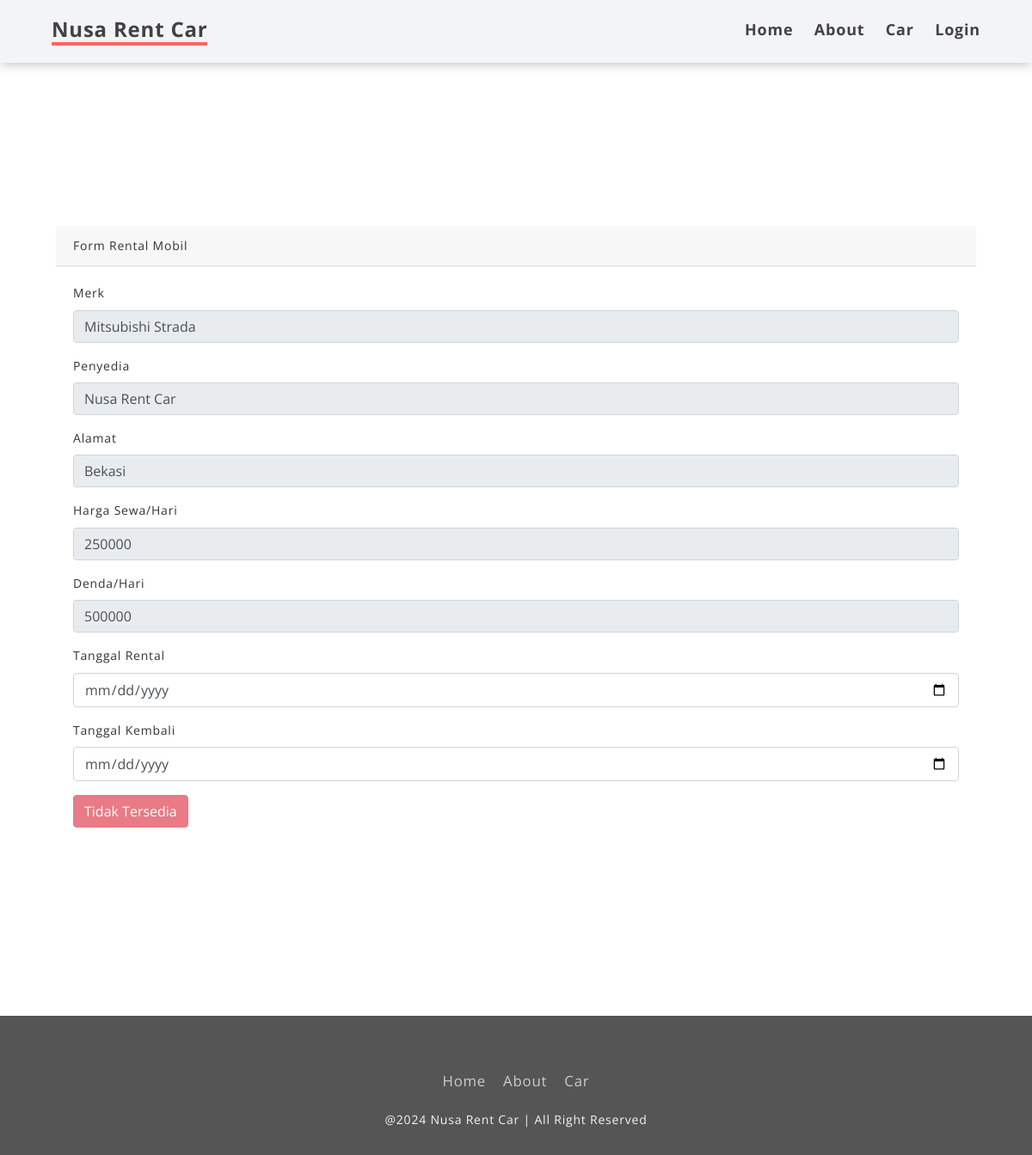
The page /customer/rental/tambah_rental/22 on the database as committed earlier.
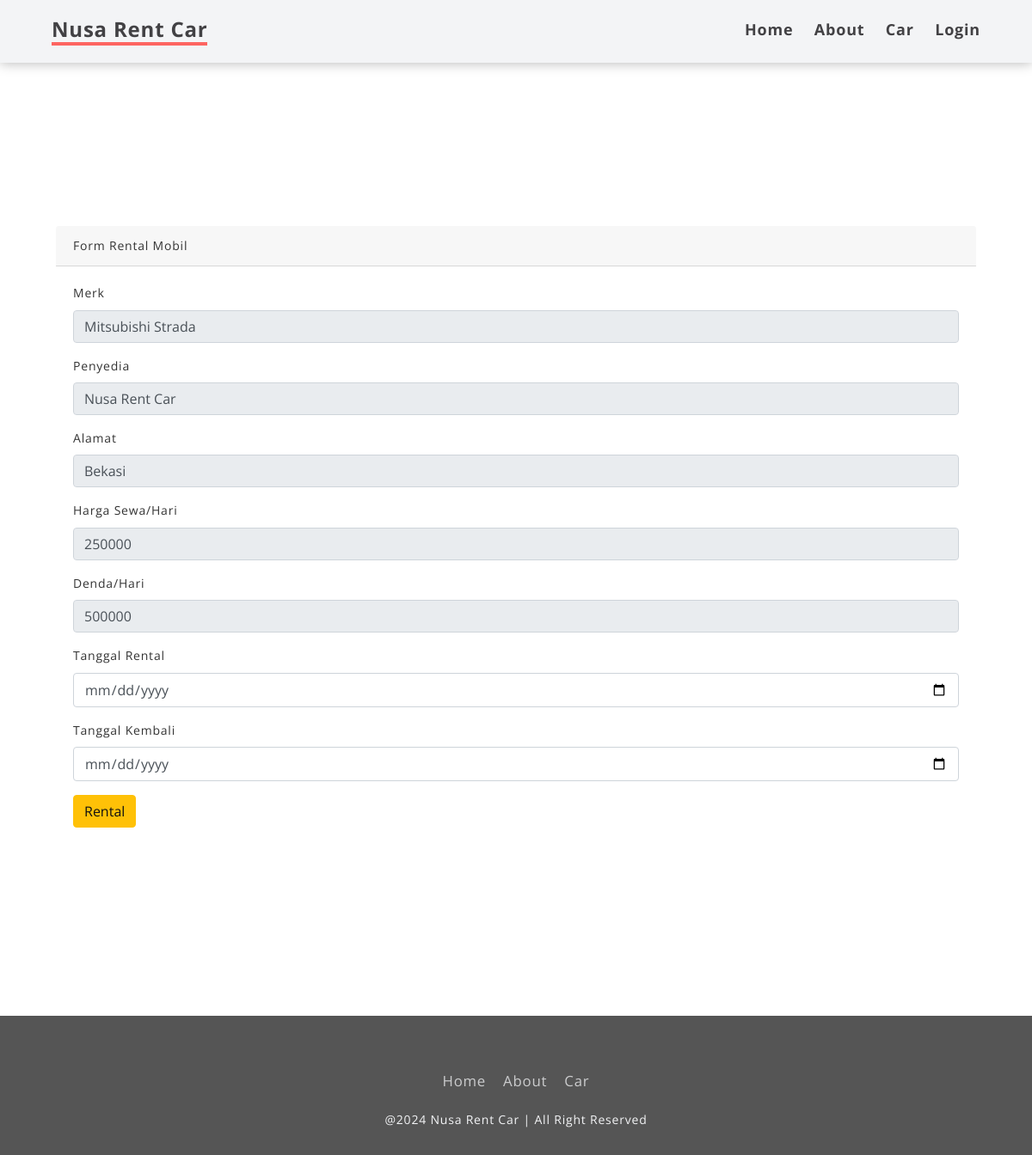
The same page on the database as committed later.
### tables this page shows
CREATE TABLE `mobil` (
  `id_mobil` int(11) NOT NULL,
  `nama_rental` varchar(120) NOT NULL,
  `kode_type` varchar(120) NOT NULL,
  `merk` varchar(120) NOT NULL,
  `no_plat` varchar(20) NOT NULL,
  `warna` varchar(20) NOT NULL,
  `tahun` varchar(4) NOT NULL,
  `status` varchar(50) NOT NULL,
  `harga` int(11) NOT NULL,
  `denda` int(11) NOT NULL,
  `ac` int(11) NOT NULL,
  `supir` int(11) NOT NULL,
  `mp3_player` int(11) NOT NULL,
  `central_lock` int(11) NOT NULL,
  `gambar` varchar(255) NOT NULL
);

CREATE TABLE `customer` (
  `id_customer` int(11) NOT NULL,
  `nama` varchar(120) NOT NULL,
  `nama_rental` varchar(120) NOT NULL,
  `username` varchar(120) NOT NULL,
  `alamat` varchar(120) NOT NULL,
  `gender` varchar(20) NOT NULL,
  `no_telp` varchar(20) NOT NULL,
  `foto_identitas` varchar(255) NOT NULL,
  `password` varchar(120) NOT NULL,
  `role_id` int(11) NOT NULL
);

### application/controllers/customer/Rental.php (called while the page is built, shortened)
<?php
class Rental extends CI_Controller
{
	public function tambah_rental($id)
	{
		$data['detail'] = $this->db->query("SELECT * FROM mobil mb, type tp, customer cs WHERE mb.id_mobil = '$id' AND tp.kode_type = mb.kode_type AND cs.nama_rental=mb.nama_rental")->result();
		$this->load->view('templates_customer/header');
		$this->load->view('customer/tambah_rental', $data);
		$this->load->view('templates_customer/footer');
	}
}
?>

### index.php (called while the page is built, shortened)
<?php
require_once BASEPATH.'core/CodeIgniter.php';

### application/views/customer/tambah_rental.php (the view, shortened to what this page needs)
<div class="container">
	<div class="card-body" style="margin-top: 170px; margin-bottom: 50px">
		<div class="card-header">
			Form Rental Mobil
		</div>
		<div class="card-body">
			<?php foreach($detail as $dt) : ?>
				<form method="POST" action="<?php echo base_url('customer/rental/tambah_rental_aksi') ?>">
					<div class="form-group">
						<label>Merk</label>
						<input type="text" name="merk" class="form-control" value="<?php echo $dt->merk ?>" readonly>
					</div>
					<div class="form-group">
						<label>Penyedia</label>
						<input type="text" name="nama_rental" class="form-control" value="<?php echo $dt->nama_rental ?>" readonly>
					</div>
					<div class="form-group">
						<label>Alamat</label>
						<input type="text" name="alamat" class="form-control" value="<?php echo $dt->alamat ?>" readonly>
					</div>
					<div class="form-group">
						<label>Harga Sewa/Hari</label>
						<input type="text" name="harga" class="form-control" value="<?php echo $dt->harga ?>" readonly>
					</div>
					<div class="form-group">
						<label>Denda/Hari</label>
						<input type="text" name="denda" class="form-control" value="<?php echo $dt->denda ?>" readonly>
					</div>
					<div class="form-group">
						<label>Tanggal Rental</label>
						<input type="date" name="tanggal_rental" class="form-control">
					</div>
					<div class="form-group">
						<label>Tanggal Kembali</label>
						<input type="date" name="tanggal_kembali" class="form-control">
					</div>
					<?php if($dt->status == '1') { ?>
						<button type="submit" class="btn btn-warning">Rental</button>
					<?php } else { ?>
						<button type="button" class="btn btn-danger disabled">Tidak Tersedia</button>
					<?php } ?>
				</form>
			<?php endforeach; ?>
		</div>
	</div>
</div>

### application/views/templates_customer/header.php (shortened to what this page needs)
<!DOCTYPE html>
<html lang="en">
<head>
    <link rel="stylesheet" href="https://cdnjs.cloudflare.com/ajax/libs/font-awesome/6.5.1/css/all.min.css" />
    <link rel="stylesheet" href="<?php echo base_url() ?>assets/style.css">
    <link href="<?php echo base_url() ?>assets/assets_shop/css/bootstrap.min.css" rel="stylesheet">
    <link href="<?php echo base_url() ?>assets/assets_shop/css/plugins/vegas.min.css" rel="stylesheet">
    <link href="<?php echo base_url() ?>assets/assets_shop/css/plugins/magnific-popup.css" rel="stylesheet">
    <link href="<?php echo base_url() ?>assets/assets_shop/css/plugins/owl.carousel.min.css" rel="stylesheet">
    <link href="<?php echo base_url() ?>assets/assets_shop/css/plugins/gijgo.css" rel="stylesheet">
    <link href="<?php echo base_url() ?>assets/assets_shop/css/font-awesome.css" rel="stylesheet">
    <link href="<?php echo base_url() ?>assets/assets_shop/css/reset.css" rel="stylesheet">
    <link href="<?php echo base_url() ?>assets/assets_shop/css/style.css" rel="stylesheet">
    <link href="<?php echo base_url() ?>assets/assets_shop/css/responsive.css" rel="stylesheet">
</head>
<body class="loader-active">
	<nav class="navbar1">
        <div class="logo">
			<h4>Nusa Rent Car</h4>
        </div>
        <ul class="menuu">
				<li>
					<b><a href="<?php echo base_url('customer/dashboard') ?>">Home</a></b>
				</li>
				<li>
					<b><a href="<?php echo base_url('customer/tentang') ?>">About</a></b>
				</li>
				<li>
					<b><a href="<?php echo base_url('customer/data_mobil') ?>">Car</a></b>
				</li>
				<?php if($this->session->userdata('nama')) { ?>
				<li>
					<b><a href="<?php echo base_url('auth/ganti_password') ?>">Change Password</a></b>
				</li>
				<li>
					<b><a style="color: #f63e4e;">Halo,
						<?php echo $this->session->userdata('nama') ?>!</a></b>
				</li>
				<li>
					<a href="<?php echo base_url('auth/logout') ?>"><i class="fas fa-right-from-bracket"></i></a>
				</li>
			<?php }else{ ?>
				<li>
					<b><a  href="<?php echo base_url('auth/login') ?>">Login</a></b>
				</li>
				<?php } ?>
			</ul>
    </nav>

### application/views/templates_customer/footer.php (shortened to what this page needs)
<br><br><br><br>
<div class="card-body">
</div>
<footer>
	<div class="waves">
		<div class="wave" id="wave1"></div>
	</div>
<ul class="social_icon">
		<li></li>
		<li><a href="https://api.whatsapp.com/send?phone=6285156072370"><ion-icon name="logo-whatsapp"></ion-icon></a></li>
		<li><a href="https://www.instagram.com/nusa.rc/"><ion-icon name="logo-instagram"></ion-icon></a> </li>
	</ul>
		<ul class="meni">
			<li><a class="active" href="<?php echo base_url('customer/dashboard') ?>">Home</a></li>
			<li><a href="<?php echo base_url('customer/tentang') ?>">About</a></li>
			<li><a href="<?php echo base_url('customer/data_mobil') ?>">Car</a></li>
		</ul>
	<p>@2024 Nusa Rent Car | All Right Reserved</p>
</footer>
</body>
</html>

### assets/style.css (style rules this page uses)
.navbar1 { padding: 20px 5%; display: flex; justify-content: space-between; align-items: center; position: sticky; top: 0; z-index: 999; background-color: #f3f4f6; box-shadow: 0 0 14px rgba(0, 0, 0, 0.3); }
.navbar1 .logo h4 { color: #424144; border-bottom: 4px solid #fd6561; }
.navbar1 .menuu li { list-style: none; display: inline-block; }
.navbar1 .menuu li a { display: block; margin-left: 20px; color: #424144; border-bottom: 4px solid transparent; text-decoration: none; font-size: 18px; font-weight: 0; }
footer { position: relative; width: 100%; background: #555555; min-height: 10px; padding: 20px 50px; display: flex; justify-content: center; align-items: center; flex-direction: column; }
footer .social_icon, footer .meni { position: relative; display: flex; justify-content: center; align-items: center; margin: 10px 0; flex-wrap: wrap; }
footer .social_icon li, footer .meni li { list-style: none; }
footer .meni li a { font-size: 1.2em; color: #f3f4f6; margin: 0 10px; display: inline-block; text-decoration: none; opacity: 0.75; }
footer p { color: #f3f4f6; text-align: center; margin-top: 20px; margin-bottom: 10px; font-size: 1em; }
footer .wave { position: absolute; top: -100px; left: 0; width: 100%; height: 100px; background: url(wave.png); background-size: 1000px 100px; }
footer .wave#wave1 { z-index: 1000; opacity: 1; bottom: 0; animation: animateWave 4s linear infinite; }
h4 { margin: 0; font-size: 18px; }

### assets/assets_shop/css/style.css (style rules this page uses)
.logo { display: inline-block; }
html, body, #slideslow-bg, #slideslow-bg div { height: 100%; }

Rows that differ between the two databases and show on the page:
changed mobil "Mitsubishi Strada": status "Tidak Tersedia" → "Rental"
